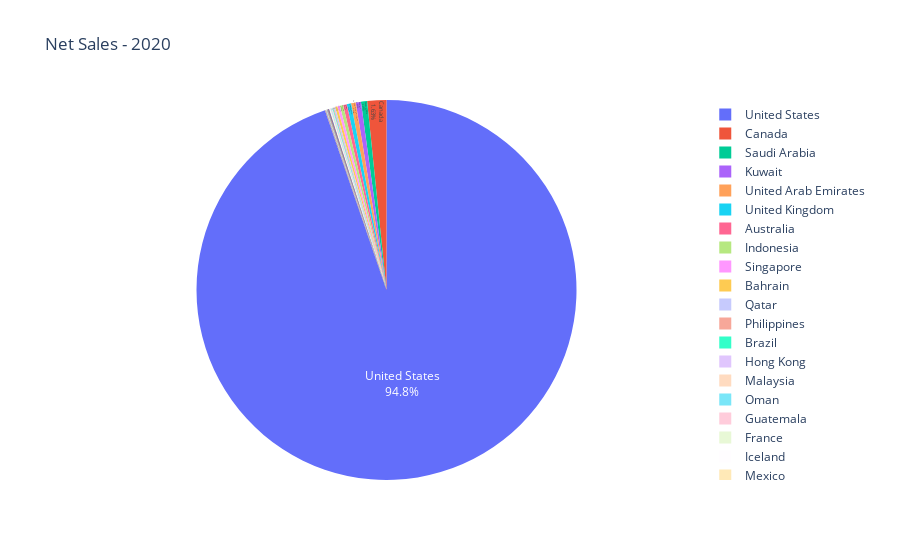

Source (notebook cell):
### Code cell
# Plotly pie chart - net sales by "country" column value - 2020
fig_sales_country_2020 = px.pie(per_country_sales_2020_df, names="country", values="net_sales", title="Net Sales - 2020",
    labels={"country" : 'Country', "net_sales" :'Sales in $'})
fig_sales_country_2020.update_traces(textposition='inside', textinfo='percent+label')

fig_sales_country_2020.show()

### Figure 1 — Plotly figure (JSON) as saved in the notebook; plotly's stock layout.template omitted (floating-point values rounded to 4 significant figures)
{"data": [{"domain": {"x": [0, 1], "y": [0, 1]}, "hovertemplate": "Country=%{label}<br>Sales in $=%{value}<extra></extra>", "labels": ["Albania", "Aruba", "Australia", "Bahamas", "Bahrain", "Bangladesh", "Barbados", "Belgium", "Bermuda", "Brazil", "Brunei", "Bulgaria", "Cambodia", "Canada", "Chile", "China", "Colombia", "Croatia", "Curaçao", "Denmark", "Dominican Republic", "Ecuador", "Egypt", "El Salvador", "Estonia", "Finland", "France", "Germany", "Ghana", "Greece", "Guatemala", "Haiti", "Honduras", "Hong Kong", "Iceland", "India", "Indonesia", "Ireland", "Israel", "Jamaica", "Japan", "Jordan", "Kazakhstan", "Kenya", "Kuwait", "Lebanon", "Lithuania", "Luxembourg", "Macao", "Malaysia", "Maldives", "Malta", "Mauritius", "Mexico", "Mongolia", "Netherlands", "New Zealand", "Nigeria", "Norway", "Oman", "Pakistan", "Panama", "Paraguay", "Peru", "Philippines", "Poland", "Portugal", "Qatar", "Romania", "Saudi Arabia", "Singapore", "Slovakia", "Slovenia", "South Africa", "South Korea", "Spain", "Sweden", "Switzerland", "Taiwan", "Thailand", "Trinidad And Tobago", "Turks And Caicos Islands", "United Arab Emirates", "United Kingdom", "United States", "Vietnam", "Zambia"], "legendgroup": "", "name": "", "showlegend": true, "textinfo": "percent+label", "textposition": "inside", "type": "pie", "values": [24.75, 118.9, 11230.0, 243.0, 7041.0, 117.9, 37.12, 178.3, 168.6, 2176.0, 321.1, 42.25, 54.99, 57610.0, 58.87, 137.7, 292.2, 22.5, 24.75, 456.3, 22.5, 120.0, 127.6, 778.4, 40.8, 130.5, 1254.0, 213.8, 22.28, 39.98, 1498.0, 75, 29.98, 2040.0, 1154.0, 182.7, 10010.0, 596.9, 125.1, 158.6, 528.3, 24.99, 190.7, 87.76, 15750.0, 102, 127.5, 147.5, 261.1, 1711.0, 216.5, 18.92, 30, 1086.0, 46.87, 931.0, 716.8, 336.8, 311.4, 1660.0, 48.72, 308.3, 44.5, 83.43, 2366.0, 217.6, 83.49, 3986.0, 86.73, 18470.0, 7583.0, 57.5, 78.75, 98.1, 211.6, 20.25, 467.0, 763.7, 63.97, 120.0, 51.75, 18.57, 13950.0, 12860.0, 3353000.0, 305.3, 145.3]}], "layout": {"legend": {"tracegroupgap": 0}, "title": {"text": "Net Sales - 2020"}}}
